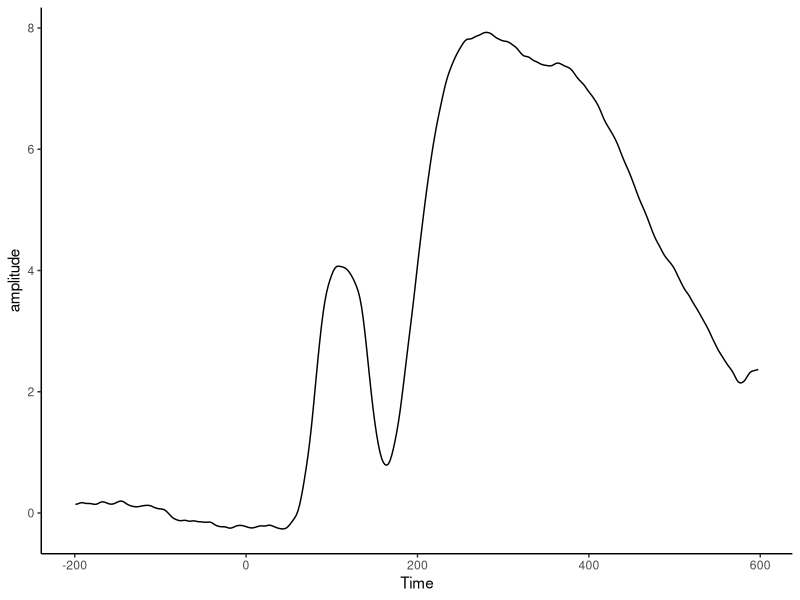
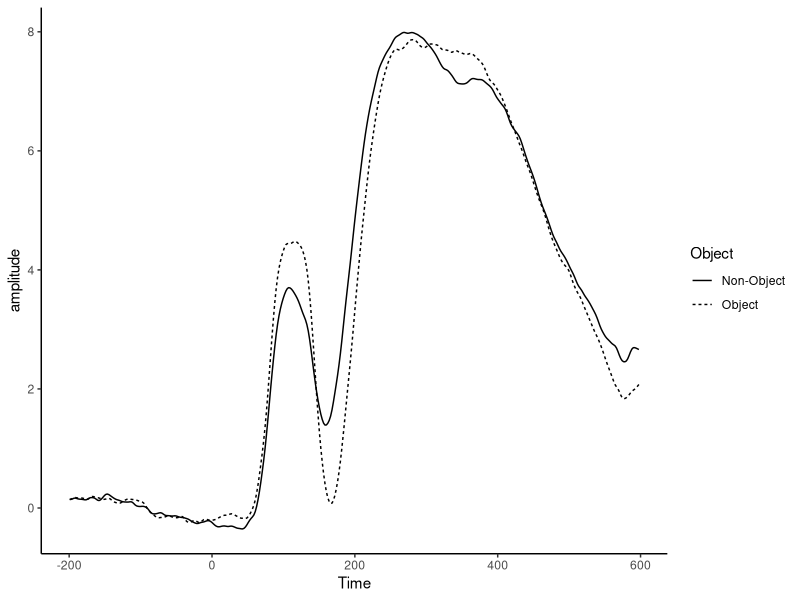
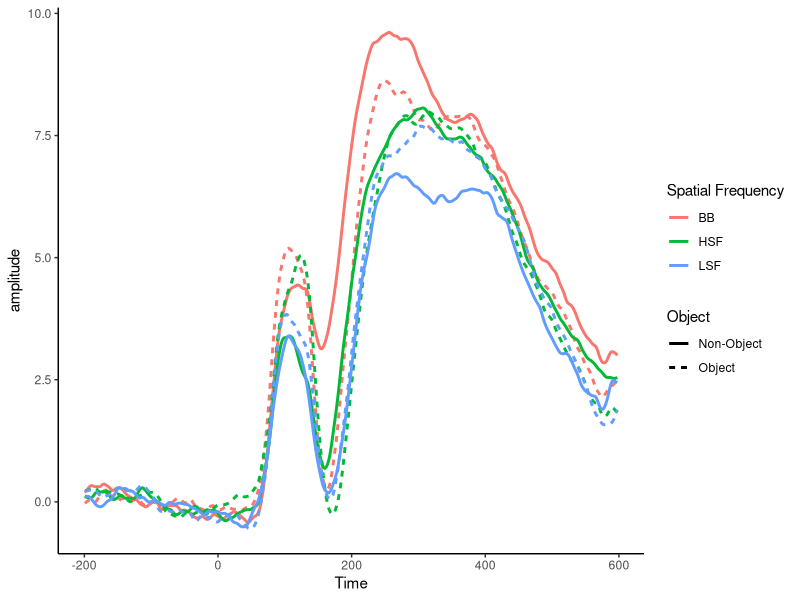
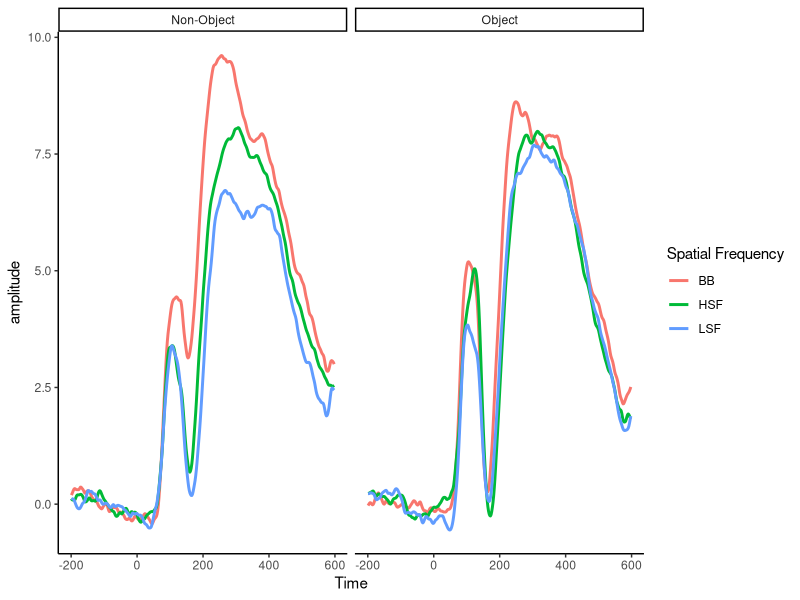
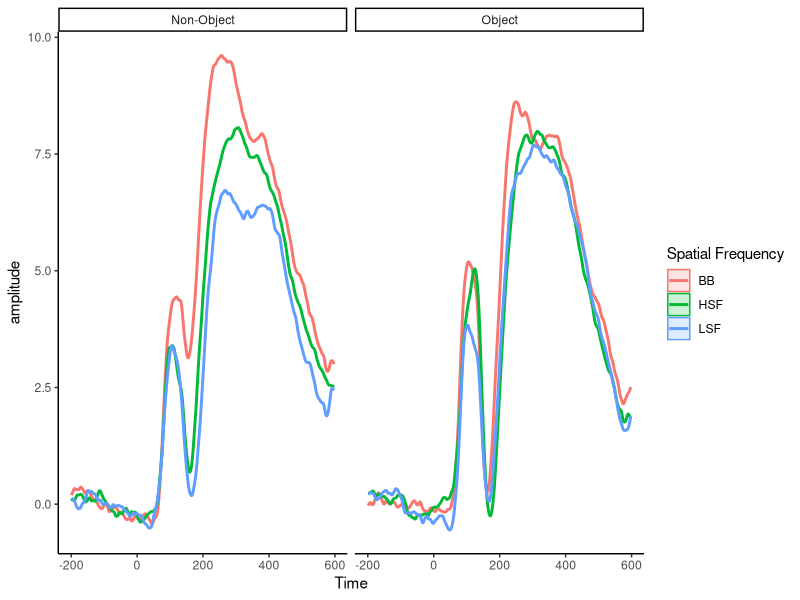
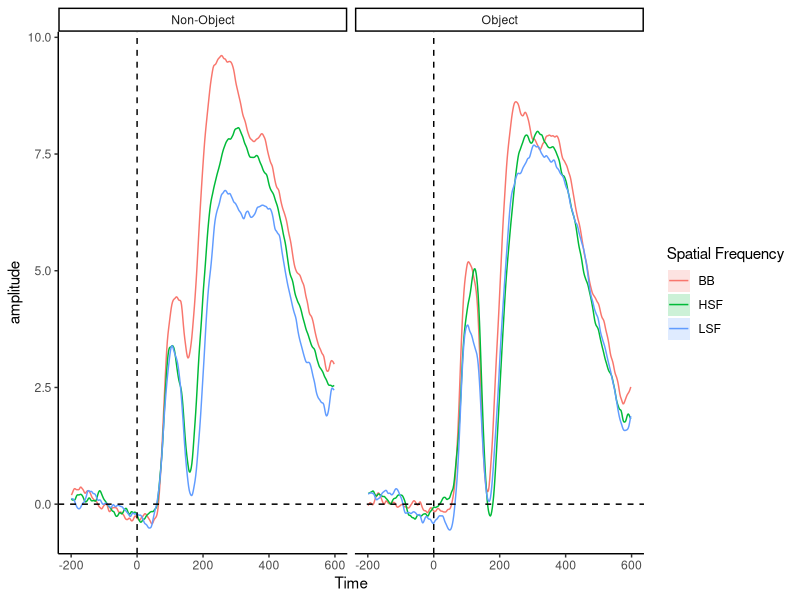

These figures' R source, in order:
## ---- chunk 1
library(tidyverse)
## ---- chunk 2
ObjFreqERPs <- read_csv("../data/ObjFreqERPs.csv")
## ---- chunk 3
head(ObjFreqERPs)
glimpse(ObjFreqERPs)
ObjFreqERPs
## ---- chunk 4
gather(ObjFreqERPs, condition, amplitude, -Subject, -Time)
## ---- chunk 5
final_df <- ObjFreqERPs %>%
  gather(condition, amplitude, -Subject, -Time) %>%
  separate(condition, into = c("Object", "Spatial Frequency"), sep = "/")
head(final_df)
## ---- chunk 6
theme_set(theme_classic())
ggplot(final_df, aes(x = Time, y = amplitude)) +
  stat_summary(fun.y = mean, geom = "line")
## ---- chunk 7
ggplot(final_df, aes(x = Time, y = amplitude, linetype = Object)) +
  stat_summary(fun.y = mean, geom = "line")
## ---- chunk 8
ggplot(final_df, aes(x = Time, y = amplitude, colour = `Spatial Frequency`, linetype = Object)) +
  stat_summary(fun.y = mean, geom = "line", size = 1)
## ---- chunk 9
ggplot(final_df, aes(x = Time, y = amplitude, colour = `Spatial Frequency`, fill = `Spatial Frequency`)) +stat_summary(fun.y = mean, geom = "line", size = 1) + facet_wrap("Object")
## ---- chunk 10
ggplot(final_df, aes(x = Time, y = amplitude, colour = `Spatial Frequency`, fill = `Spatial Frequency`)) +
  stat_summary(fun.data = mean_cl_normal, geom = "ribbon", alpha = 0.2) +
  stat_summary(fun.y = mean, geom = "line", size = 1) +
  facet_wrap("Object")
## ---- chunk 11
ggplot(final_df, aes(x = Time, y = amplitude, colour = `Spatial Frequency`, fill = `Spatial Frequency`)) +
  stat_summary(fun.data = mean_cl_normal, geom = "ribbon", alpha = 0.2, colour = NA) +
  stat_summary(fun.y = mean, geom = "line") +
  facet_wrap("Object") +
  geom_vline(xintercept = 0, linetype = "dashed") + 
  geom_hline(yintercept = 0, linetype = "dashed")
## ---- chunk 12

